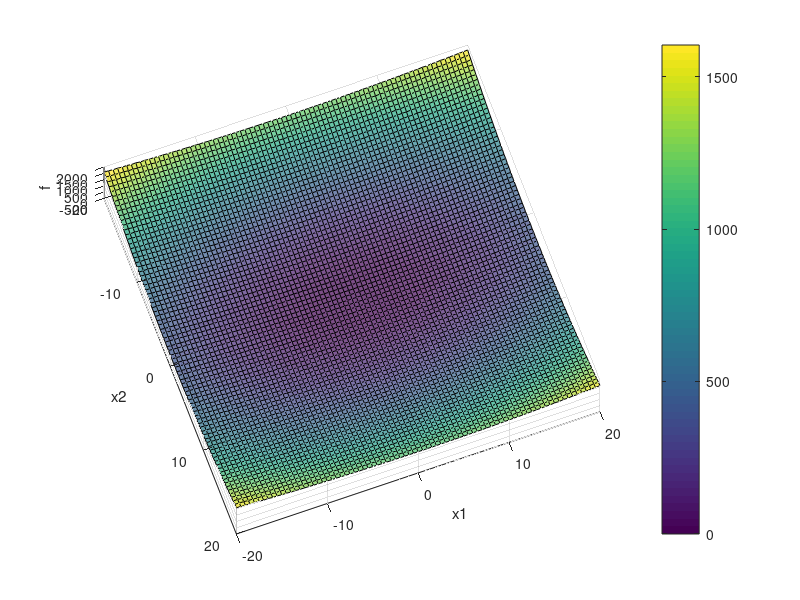

This chart was generated by the following MATLAB code: (Note: this script raises an error after producing the figure.)
% Script_Name   : gradientTestFunction.m
% Assignment    : Assignment2, Part1
% Explanation   : Tests gradient_descent(.m) function with a real function and different learning rates.
% Author        : 2013130874 Han Seok Hee
%               : 2017130776 CHUNG Hyelee
%               : 2018320177 Hwang Jongho

% Basic Clearing
clc; clear all; close all;

% given function f and its parital derivative (g1, g2) with resect to x and y 
f = @(x1,x2) x1.^2 + x1.*cos(x1.*x2/3) + 3*x2.^2;
g1 = @(x1,x2) 2.*x1 + cos(x1.*x2./3) - (x1.*x2.*sin(x1.*x2./3))./3;
g2 = @(x1,x2) 6.*x2 - (x1.^2*sin(x1.*x2./3))./3;

% Draw a surf plot of original function
[X,Y] = meshgrid(-20:0.5:20,-20:0.5:20);
Z = f(X, Y);
figure(1)
surf(X, Y, Z, 'FaceAlpha', 0.7)
hold on; grid on
xlabel('x1'); ylabel('x2'); zlabel('f')
view(20,-85)
colorbar
hold on

% [ Origninal Result ] 
[xoptimal, foptimal, niterations, x, y, z] = gradient_descent(f, g1, g2, [10 10]', 0.03, 1e-7, 1000);
fprintf('[Original Result : lambda 0.03]\n')
xoptimal
foptimal
niterations
plot3(x,y,z,'yO','LineWidth',3);

hold on

% [ Questions ]
% 1).
% What is the value of lambda up to two digits that will result in non-convergence?
% Try this out yourself and insert value of lambda into the script.
% [Answer] : If it's up to 2 digits, from about < Lambda = 0.34>, It does not converge.

[xoptimal, foptimal, niterations, x, y, z] = gradient_descent(f, g1, g2, [10 10]', 0.34, 1e-7, 1000);
fprintf('\n[Unable to Converge since lambda 0.34]')
xoptimal
foptimal
niterations
plot3(x(1:7),y(1:7),z(1:7),'r*','LineWidth',3); % quick diversion : only plot til 7
hold on

% 2).
% What is the value of lambda that has the minimum number of steps in order to reach the minimum point?
% Try this out yourself and insert the value of lambda into the script.
% [Answer] At Lambda = 0.24
candidate_stepsize = [];
candidate_iteration = [];
for i = [0.18:0.01:0.33]
    [~, ~, niterations, ~, ~, ~] = gradient_descent(f, g1, g2, [10 10]', i, 1e-7, 1000);
    candidate_stepsize(end+1) = i;
    candidate_iteration(end+1) = niterations;
end
fprintf('\n[minimum iteration stepsize]')
the_lambda = candidate_stepsize(candidate_iteration == min(candidate_iteration)) % lambda = minimum-iter stepsize

%plot with the lambda
[xoptimal, foptimal, niterations, x, y, z] = gradient_descent(f, g1, g2, [10 10]', the_lambda, 1e-7, 1000);
plot3(x,y,z,'mO','LineWidth', 3);
